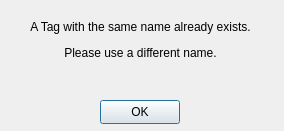
<?xml version="1.0" encoding="UTF-8"?>
<ui version="4.0">
 <class>CreateTag_NameConflict</class>
 <widget class="QDialog" name="CreateTag_NameConflict">
  <property name="geometry">
   <rect>
    <x>0</x>
    <y>0</y>
    <width>284</width>
    <height>131</height>
   </rect>
  </property>
  <property name="windowTitle">
   <string>Name Conflict</string>
  </property>
  <widget class="QLabel" name="label">
   <property name="geometry">
    <rect>
     <x>30</x>
     <y>10</y>
     <width>221</width>
     <height>61</height>
    </rect>
   </property>
   <property name="text">
    <string>&lt;html&gt;&lt;head/&gt;&lt;body&gt;&lt;p align=&quot;center&quot;&gt;A Tag with the same name already exists.&lt;/p&gt;&lt;p align=&quot;center&quot;&gt;Please use a different name.&lt;/p&gt;&lt;/body&gt;&lt;/html&gt;</string>
   </property>
  </widget>
  <widget class="QPushButton" name="pushButton">
   <property name="geometry">
    <rect>
     <x>100</x>
     <y>100</y>
     <width>80</width>
     <height>24</height>
    </rect>
   </property>
   <property name="text">
    <string>OK</string>
   </property>
  </widget>
 </widget>
 <resources/>
 <connections/>
</ui>
